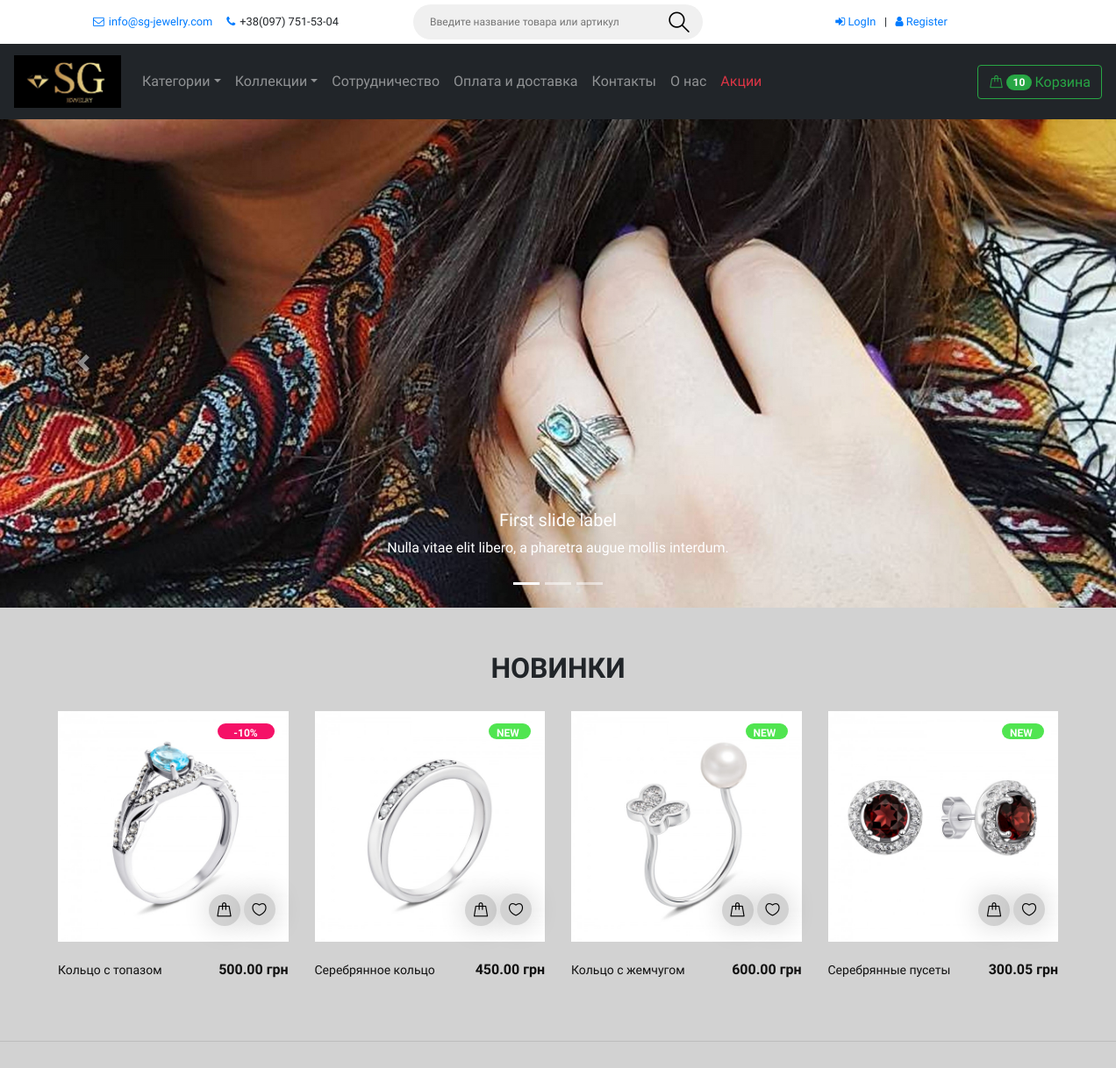
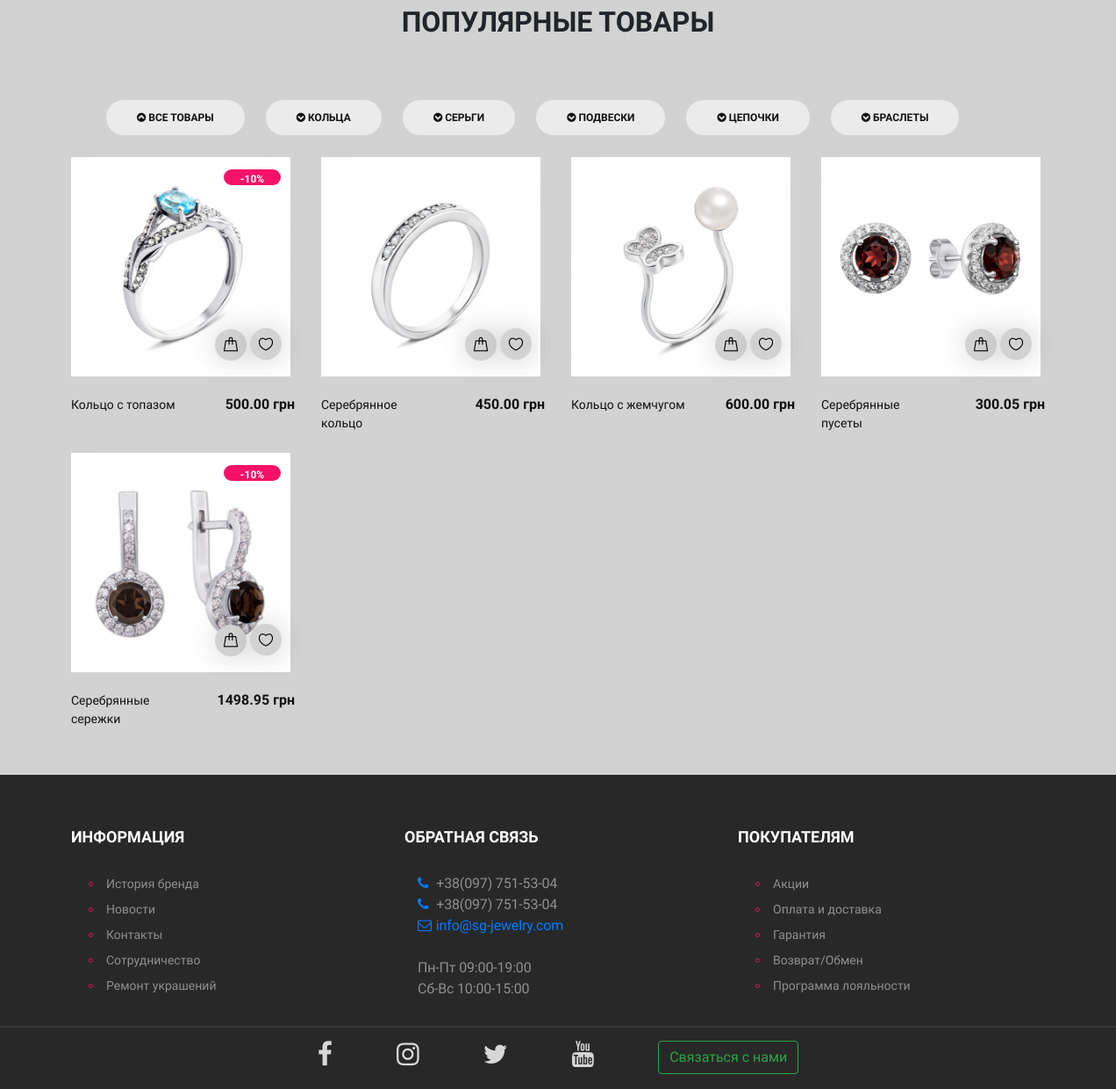
The page / on the database its author committed (2 pictures, top to bottom).
### store/models.py (models this page shows, shortened)
class ProductImage(models.Model):
    product = models.ForeignKey(Product, on_delete=models.CASCADE, null=True)
    image = models.ImageField(upload_to='product_img', blank=True, null=True, default=None)
    created = models.DateTimeField(auto_now_add=True, auto_now=False)
    updated = models.DateTimeField(auto_now_add=False, auto_now=True)
    is_active = models.BooleanField(default=True)
    is_main_img = models.BooleanField(default=False)

class Product(models.Model):
    GENDER_UNISEX = 0
    GENDER_WOMAN = 1
    GENDER_MAN = 2
    GENDER_CHOICES = (
        (GENDER_UNISEX, 'унисекс'),
        (GENDER_WOMAN, 'женщине'),
        (GENDER_MAN, 'мужчине'),
    )
    name = models.CharField(max_length=30)
    vendor_code = models.CharField(max_length=16)
    gender_for = models.PositiveSmallIntegerField(choices=GENDER_CHOICES, default=GENDER_WOMAN)
    type = models.CharField(max_length=25, null=True, blank=True)
    description = models.TextField(null=True, blank=True)
    metal = models.CharField(max_length=30, null=True, blank=True)
    insertion = models.BooleanField(default=False)
    insert_type = models.CharField(max_length=255, null=True, blank=True)
    rating = models.DecimalField(default=0, max_digits=2, decimal_places=0)
    price = models.DecimalField(default=0, max_digits=7, decimal_places=2)
    created = models.DateTimeField(auto_now_add=True, auto_now=False)
    updated = models.DateTimeField(auto_now_add=False, auto_now=True)
    collection = models.ForeignKey('store.Collection', on_delete=models.SET_NULL, null=True)
    category = models.ForeignKey('store.Category', on_delete=models.CASCADE)
    is_active = models.BooleanField(default=True)
    sale_percent = models.ForeignKey('store.Sale', on_delete=models.SET_NULL, null=True)
    user_wishlist = models.ManyToManyField('core.MyUser', blank=True)
    class Meta:
        verbose_name = "Товар"
        verbose_name_plural = "Товары"
        ordering = ['name']

class Sale(models.Model):
    name = models.CharField(max_length=50)
    description = models.TextField(default='', blank=True)
    sale_percent = models.PositiveSmallIntegerField(default=0)
    collection = models.ForeignKey('store.Collection', on_delete=models.CASCADE, null=True)
    created = models.DateTimeField(auto_now_add=True, auto_now=False)
    updated = models.DateTimeField(auto_now_add=False, auto_now=True)
    is_active = models.BooleanField(default=True)

### core/views.py (the view)
# urls.py: path('', IndexView.as_view(), name='index_class'),
class IndexView(TemplateView):
    template_name = 'core/index.html'
    def get_context_data(self, **kwargs):
        context = super().get_context_data(**kwargs)
        products_images = ProductImage.objects.filter(is_active=True, is_main_img=True).select_related('product')\
            .select_related('product__sale_percent')
        products_images_rings = products_images.filter(product__category__name='Кольца')
        products_images_earrings = products_images.filter(product__category__name__in=['Серьги', 'Пусеты'])
        new_products = products_images.order_by('-created')[:3]
        context.update({
            'products_images': products_images,
            'products_images_rings': products_images_rings,
            'products_images_earrings': products_images_earrings,
            'new_products': new_products
        })
        return context

### core/templates/core/index.html (shortened to what this page needs)
{% extends 'base.html' %}
{% load static %}
{% block content %}
<div class="section-top">
  <div class="bd-example">
    <div id="carouselExampleCaptions" class="carousel slide" data-ride="carousel">
      <ol class="carousel-indicators">
        <li data-target="#carouselExampleCaptions" data-slide-to="0" class="active"></li>
        <li data-target="#carouselExampleCaptions" data-slide-to="1"></li>
        <li data-target="#carouselExampleCaptions" data-slide-to="2"></li>
      </ol>
      <div class="carousel-inner">
        <div class="carousel-item active">
          <img src="../static/img/slider-1.jpg" class="d-block w-100" alt="...">
          <div class="carousel-caption d-none d-md-block">
            <h5>First slide label</h5>
            <p>Nulla vitae elit libero, a pharetra augue mollis interdum.</p>
          </div>
        </div>
      </div>
      <a class="carousel-control-prev" href="#carouselExampleCaptions" role="button" data-slide="prev">
        <span class="carousel-control-prev-icon" aria-hidden="true"></span>
      </a>
      <a class="carousel-control-next" href="#carouselExampleCaptions" role="button" data-slide="next">
        <span class="carousel-control-next-icon" aria-hidden="true"></span>
      </a>
    </div>
  </div>
</div>
<section class="section-lastprod">
  <div class="container">
    <div class="section-title">
      <h2>НОВИНКИ</h2>
    </div>
    <div class="row">
      <div class="product-slider owl-carousel">
        {% for product in products_images %}
        <div class="product-item">
          <div class="pi-pic">
            <a href="product/{{ product.product.id }}">
              <img src="{{ product.image.url }}">
            </a>
            <div class="pi-links">
              <a href="#" class="add-card"><i class="flaticon-bag"></i><span>В корзину</span></a>
              <a href="#" class="wishlist-btn"><i class="flaticon-heart"></i></a>
            </div>
            {% if product.product.sale_percent.sale_percent %}
            <div class="tag-sale">
              <span>-{{ product.product.sale_percent.sale_percent }}%</span>
            </div>
            {% else %}
            <div class="tag-new">
              <span>new</span>
            </div>
            {% endif %}
          </div>
          <div class="pi-text">
            <h6>{{ product.product.price }} грн</h6>
            <p>{{ product.product.name }}</p>
          </div>
        </div>
        {% endfor %}
      </div>
    </div>
  </div>
</section>
<section class="product-filter-section">
  <hr>
  <div class="container">
    <div class="section-title">
      <h2>ПОПУЛЯРНЫЕ ТОВАРЫ</h2>
    </div>
      <ul class="product-filter-menu">
        <li><a id="all_products" class="btn btn-link" data-toggle="collapse" href="#all-products-Collapse" role="button" aria-expanded="true" aria-controls="all-products-Collapse"><i class="fa" aria-hidden="true"></i> ВСЕ ТОВАРЫ</a></li>
        <li><a id="rings_products" class="btn btn-link collapsed" data-toggle="collapse" href="#rings-products-Collapse" role="button" aria-expanded="false" aria-controls="rings-products-Collapse"><i class="fa" aria-hidden="true"></i> КОЛЬЦА</a></li>
        <li><a id="earrings_products" class="btn btn-link collapsed" data-toggle="collapse" href="#earrings-products-Collapse" role="button" aria-expanded="false" aria-controls="earrings-products-Collapse"><i class="fa" aria-hidden="true"></i> СЕРЬГИ</a></li>
        <li><a id="pendants_products" class="btn btn-link collapsed" data-toggle="collapse" href="#pendants-products-Collapse" role="button" aria-expanded="false" aria-controls="pendants-products-Collapse"><i class="fa" aria-hidden="true"></i> ПОДВЕСКИ</a></li>
        <li><a id="chains_products" class="btn btn-link collapsed" data-toggle="collapse" href="#chains-products-Collapse" role="button" aria-expanded="false" aria-controls="chains-products-Collapse"><i class="fa" aria-hidden="true"></i> ЦЕПОЧКИ</a></li>
        <li><a id="bracelets_products" class="btn btn-link collapsed" data-toggle="collapse" href="#bracelets-products-Collapse" role="button" aria-expanded="false" aria-controls="bracelets-products-Collapse"><i class="fa" aria-hidden="true"></i> БРАСЛЕТЫ</a></li>
      </ul>
     <div id="filter-accordion" class="accordion">
      <div class="row collapse show" data-parrent="#filter-accordion" aria-labelledby="all_products" id="all-products-Collapse">
        {% for product in products_images %}
          {% include 'core/product_filter.html' %}
        {% endfor %}
      </div>
    </div>
  </div>
</section>
{% endblock content %}

### core/templates/core/product_filter.html
{% load static %}
      <div class="col-lg-3 col-sm-6">
        <div class="product-item">
          <div class="pi-pic">
            <a href="product/{{ product.product.id }}">
              <img src="{{ product.image.url }}" class="product-item-image">
            </a>
            {% if product.product.sale_percent.sale_percent %}
            <div class="tag-sale">
              <span>-{{ product.product.sale_percent.sale_percent }}%</span>
            </div>
            {% endif %}
            <div class="pi-links">
              <a href="#" class="add-card"><i class="flaticon-bag"></i><span>В корзину</span></a>
              <a href="#" class="wishlist-btn"><i class="flaticon-heart"></i></a>
            </div>
          </div>
          <div class="pi-text">
            <h6>{{ product.product.price }} грн</h6>
            <p>{{ product.product.name }}</p>
          </div>
        </div>
      </div>

### core/static/css/style.css (style rules this page uses)
html, body { height: 100% max-height: 100%; font-family: 'Josefin Sans', sans-serif; }
.section-lastprod { padding-top: 50px; background-color: #d2d2d2; }
.section-title h2 { text-align: center; margin-bottom: 30px; font-weight: 600; }
.product-item .pi-pic { position: relative; display: block; }
.product-item-image { height: 250px; }
.product-item .tag-new, .product-item .tag-sale { position: absolute; right: 16px; top: 14px; font-size: 12px; font-weight: 700; color: #fff; background: #50e550; line-height: 1; text-transform: uppercase; padding: 5px 9px 1px; border-radius: 15px; width: 48px; }
.product-item .tag-sale { text-align: center; padding: 5px 0px 1px; min-width: 65px; background: #f51167; }
.product-item .pi-links { width: 100%; position: absolute; right: 0; bottom: 18px; z-index: 9; padding-right: 15px; text-align: right; }
.product-item .pi-links a { display: inline-table; width: 36px; height: 36px; background: #fff; border-radius: 60px; font-size: 18px; line-height: 18px; padding-top: 9px; overflow: hidden; color: #000; position: relative; -webkit-box-shadow: 1px 0 32px rgba(0, 0, 0, 0.2); box-shadow: 1px 0 32px rgba(0, 0, 0, 0.2); -webkit-transition: all 0.4s ease; -o-transition: all 0.4s ease; transition: all 0.4s ease; text-align: center; background-color: #d2d2d2; }
.product-item .pi-links a i { display: inline-block; color: #000; }
.product-item .pi-links a.add-card { padding-top: 8px; }
.product-item .pi-text { padding-top: 22px; height: 87px; }
.product-item .pi-text h6 { float: right; padding-left: 40px; overflow: hidden; font-weight: 700; color: #111111; }
.product-item .pi-text p { font-size: 14px; color: #111111; margin-bottom: 0; }
.product-filter-section { padding-top: 10px; padding-bottom: 30px; background-color: #d2d2d2; }
.product-filter-section hr { padding-bottom: 20px; background-color: #d2d2d2; }
.product-filter-section .section-title { margin-bottom: 70px; }
.product-filter-menu { list-style: none; margin: 0 -10px; padding-bottom: 15px; }
.product-filter-menu li { margin: 0 10px 10px; display: inline-block; }
.product-filter-menu li a { color: #111111; font-size: 12px; font-weight: 700; text-transform: uppercase; background: #ebebeb; display: block; width: 100%; padding: 10px 34px; border-radius: 31px; }
[data-toggle="collapse"] .fa:before { content: "\f139"; }
[data-toggle="collapse"].collapsed .fa:before { content: "\f13a"; }

### rows shown on the page
ProductImage: image (picture), product.sale_percent.sale_percent "10", product.price "500.00", product.name "Кольцо с топазом"
ProductImage: image (picture), shows "NEW", product.price "450.00", product.name "Серебрянное кольцо"
ProductImage: image (picture), shows "NEW", product.price "600.00", product.name "Кольцо с жемчугом"
ProductImage: image (picture), shows "NEW", product.price "300.05", product.name "Серебрянные пусеты"
ProductImage: image (picture), product.sale_percent.sale_percent "10", product.price "1498.95", product.name "Серебрянные сережки"
